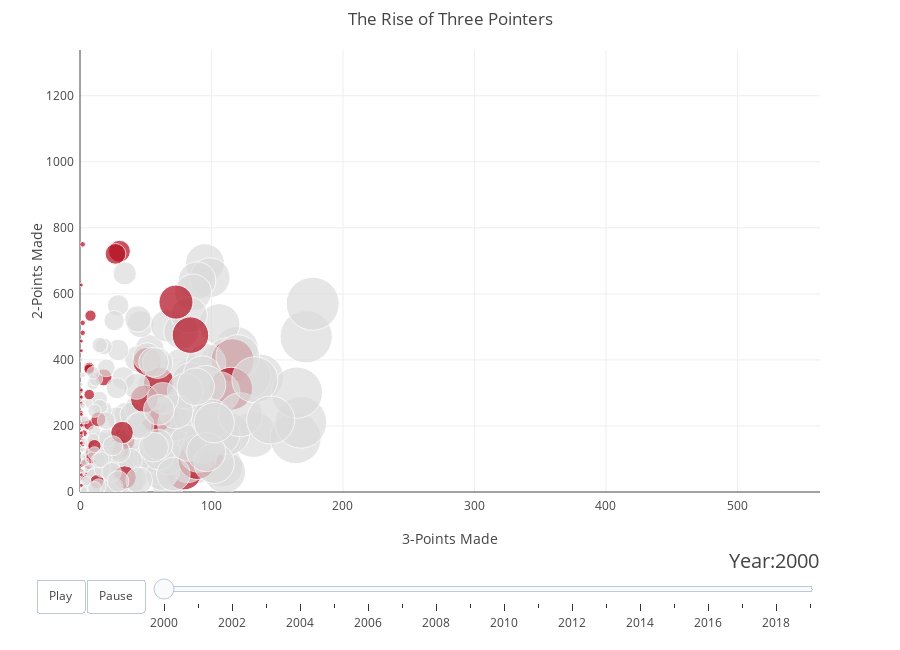

The notebook cell saved with this chart:
### Code cell
from bubbly.bubbly import bubbleplot 

figure = bubbleplot(dataset=df_new, x_column='3P', y_column='2P',
    bubble_column='Player', time_column='year', size_column='3P', color_column='Pos', 
    x_title="3-Points Made", y_title="2-Points Made", title='The Rise of Three Pointers', height=650)

iplot(figure, config={'scrollzoom': True})

### Figure 1 — Plotly figure (JSON) as saved in the notebook; plotly's stock layout.template omitted (floating-point values rounded to 4 significant figures; data arrays with more than 128 entries replaced by an {"elided": "..."} marker saying what was removed)
{"data": [{"marker": {"color": {"elided": "496 int values"}, "size": {"elided": "496 int values"}, "sizemode": "area", "sizeref": 0.1256}, "mode": "markers", "text": {"elided": "496 str values"}, "type": "scatter", "uid": "097aad97-c634-49c6-a292-72dab6c39095", "x": {"elided": "496 int values"}, "y": {"elided": "496 int values"}}], "layout": {"height": 650, "hovermode": "closest", "margin": {"b": 50, "pad": 5, "t": 50}, "showlegend": false, "sliders": [{"active": 0, "currentvalue": {"font": {"size": 20}, "prefix": "Year:", "visible": true, "xanchor": "right"}, "len": 0.9, "pad": {"b": 10, "t": 50}, "steps": [{"args": [[2000], {"frame": {"duration": 300, "redraw": false}, "mode": "immediate", "transition": {"duration": 300}}], "label": "2000", "method": "animate"}, {"args": [[2001], {"frame": {"duration": 300, "redraw": false}, "mode": "immediate", "transition": {"duration": 300}}], "label": "2001", "method": "animate"}, {"args": [[2002], {"frame": {"duration": 300, "redraw": false}, "mode": "immediate", "transition": {"duration": 300}}], "label": "2002", "method": "animate"}, {"args": [[2003], {"frame": {"duration": 300, "redraw": false}, "mode": "immediate", "transition": {"duration": 300}}], "label": "2003", "method": "animate"}, {"args": [[2004], {"frame": {"duration": 300, "redraw": false}, "mode": "immediate", "transition": {"duration": 300}}], "label": "2004", "method": "animate"}, {"args": [[2005], {"frame": {"duration": 300, "redraw": false}, "mode": "immediate", "transition": {"duration": 300}}], "label": "2005", "method": "animate"}, {"args": [[2006], {"frame": {"duration": 300, "redraw": false}, "mode": "immediate", "transition": {"duration": 300}}], "label": "2006", "method": "animate"}, {"args": [[2007], {"frame": {"duration": 300, "redraw": false}, "mode": "immediate", "transition": {"duration": 300}}], "label": "2007", "method": "animate"}, {"args": [[2008], {"frame": {"duration": 300, "redraw": false}, "mode": "immediate", "transition": {"duration": 300}}], "label": "2008", "method": "animate"}, {"args": [[2009], {"frame": {"duration": 300, "redraw": false}, "mode": "immediate", "transition": {"duration": 300}}], "label": "2009", "method": "animate"}, {"args": [[2010], {"frame": {"duration": 300, "redraw": false}, "mode": "immediate", "transition": {"duration": 300}}], "label": "2010", "method": "animate"}, {"args": [[2011], {"frame": {"duration": 300, "redraw": false}, "mode": "immediate", "transition": {"duration": 300}}], "label": "2011", "method": "animate"}, {"args": [[2012], {"frame": {"duration": 300, "redraw": false}, "mode": "immediate", "transition": {"duration": 300}}], "label": "2012", "method": "animate"}, {"args": [[2013], {"frame": {"duration": 300, "redraw": false}, "mode": "immediate", "transition": {"duration": 300}}], "label": "2013", "method": "animate"}, {"args": [[2014], {"frame": {"duration": 300, "redraw": false}, "mode": "immediate", "transition": {"duration": 300}}], "label": "2014", "method": "animate"}, {"args": [[2015], {"frame": {"duration": 300, "redraw": false}, "mode": "immediate", "transition": {"duration": 300}}], "label": "2015", "method": "animate"}, {"args": [[2016], {"frame": {"duration": 300, "redraw": false}, "mode": "immediate", "transition": {"duration": 300}}], "label": "2016", "method": "animate"}, {"args": [[2017], {"frame": {"duration": 300, "redraw": false}, "mode": "immediate", "transition": {"duration": 300}}], "label": "2017", "method": "animate"}, {"args": [[2018], {"frame": {"duration": 300, "redraw": false}, "mode": "immediate", "transition": {"duration": 300}}], "label": "2018", "method": "animate"}, {"args": [[2019], {"frame": {"duration": 300, "redraw": false}, "mode": "immediate", "transition": {"duration": 300}}], "label": "2019", "method": "animate"}], "transition": {"duration": 300, "easing": "cubic-in-out"}, "x": 0.1, "xanchor": "left", "y": 0, "yanchor": "top"}], "title": {"text": "The Rise of Three Pointers"}, "updatemenus": [{"buttons": [{"args": [null, {"frame": {"duration": 500, "redraw": false}, "fromcurrent": true, "transition": {"duration": 300, "easing": "quadratic-in-out"}}], "label": "Play", "method": "animate"}, {"args": [[null], {"frame": {"duration": 0, "redraw": false}, "mode": "immediate", "transition": {"duration": 0}}], "label": "Pause", "method": "animate"}], "direction": "left", "pad": {"r": 10, "t": 87}, "showactive": false, "type": "buttons", "x": 0.1, "xanchor": "right", "y": 0, "yanchor": "top"}], "xaxis": {"autorange": false, "range": [0, 562.8], "title": {"text": "3-Points Made"}}, "yaxis": {"autorange": false, "range": [0, 1338.0], "title": {"text": "2-Points Made"}}}}
